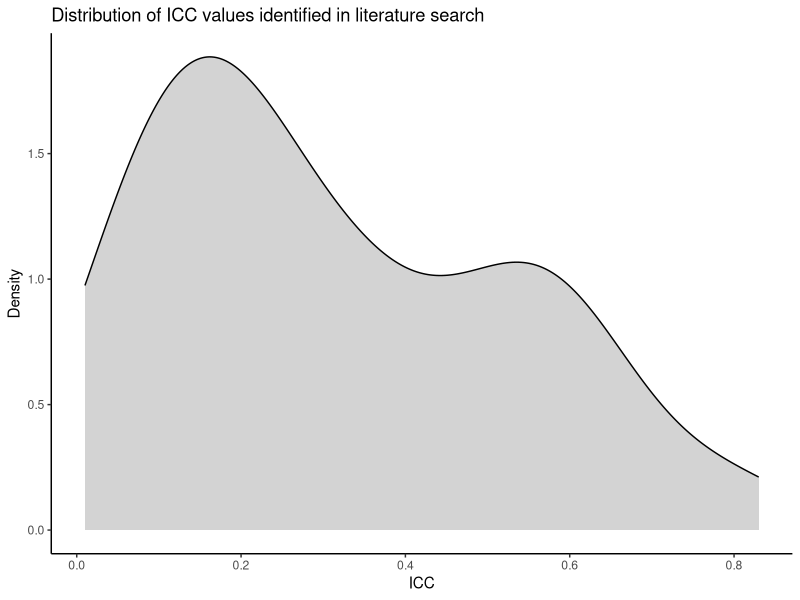
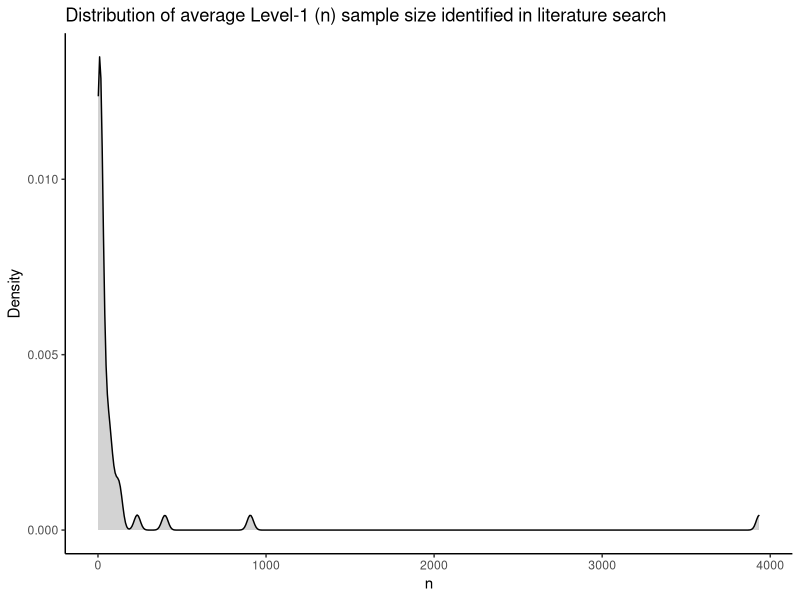
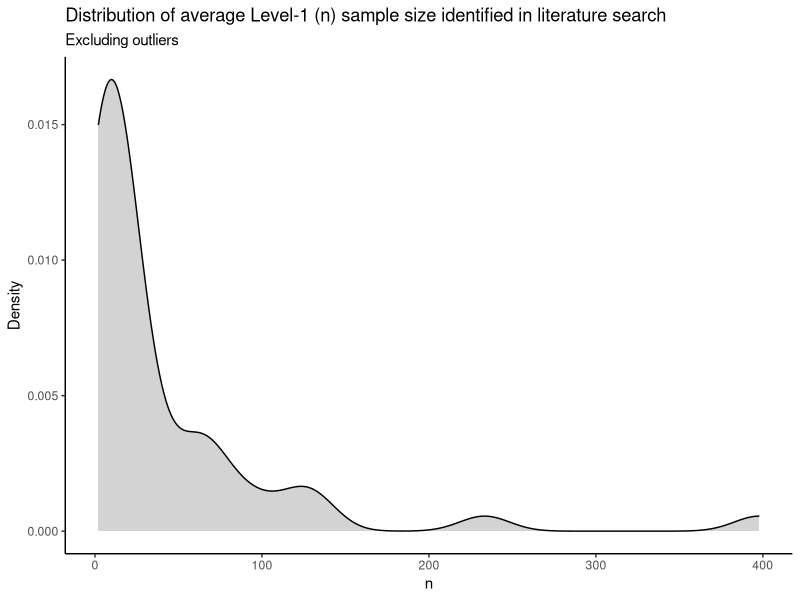
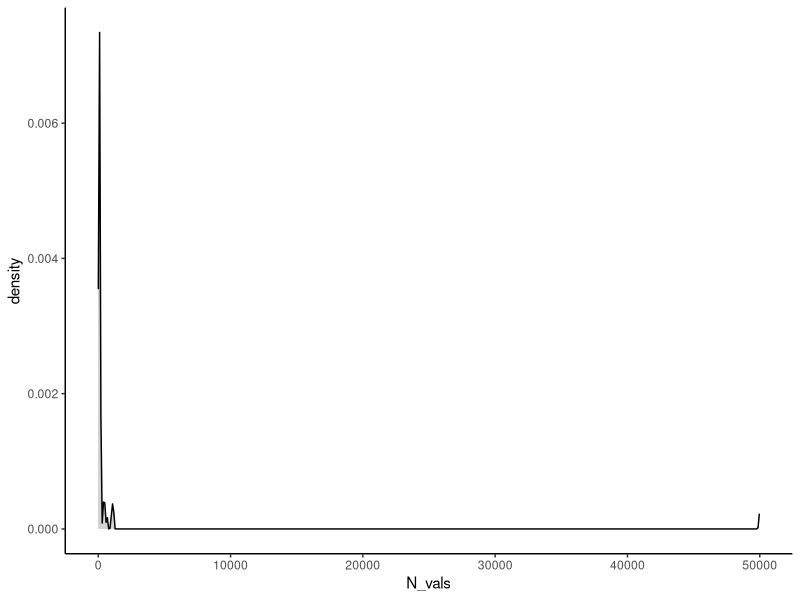
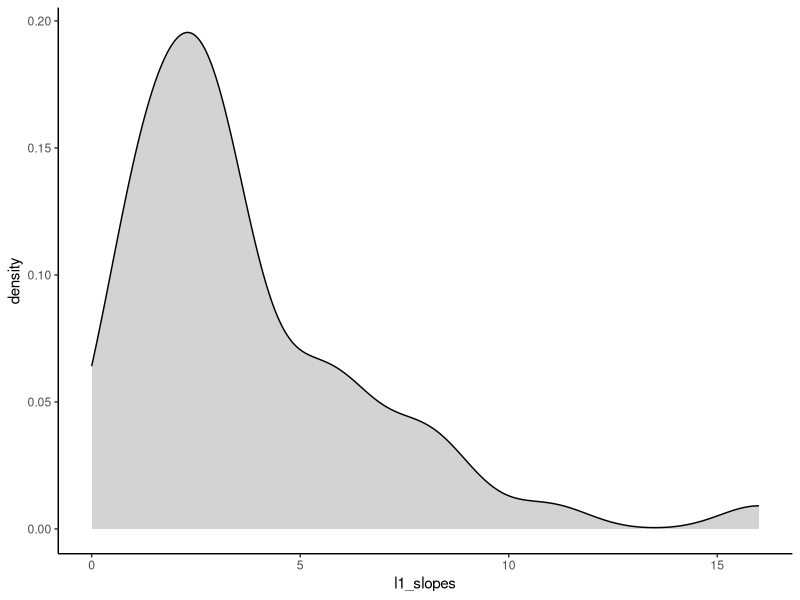
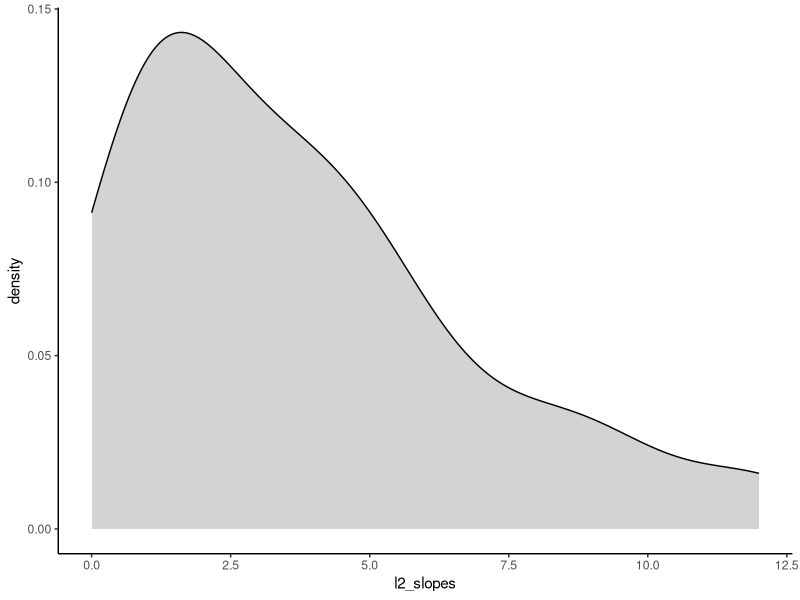
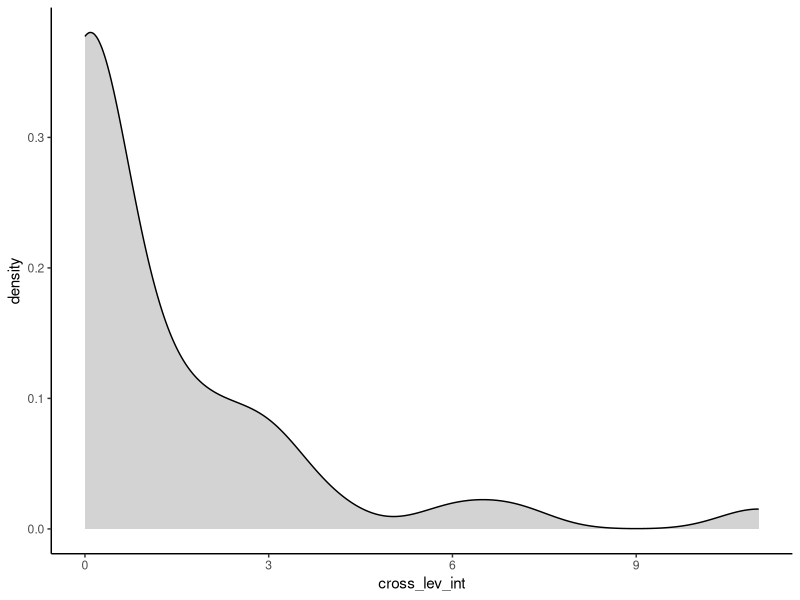
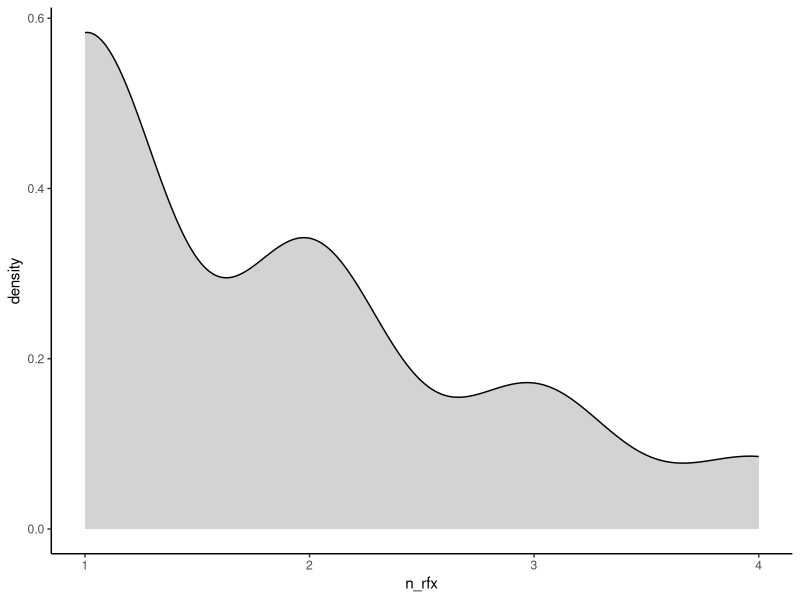

These charts were generated, in order, by the following R code:
###Let's plot the results of our literature search/review

#first load the ggplot2 package which we'll use to plot the results 
library(ggplot2)

#manually input the ICC values from the lit search spreadsheet 
icc_vals = c(0.62,0.48,0.52,0.55,0.36,0.33,0.47,0.17,0.25,0.44,0.12,
             0.24,0.27,0.32,0.38,0.22,0.56,0.49,0.4,0.01,0.13,0.22,0.23,
             0.39,0.74,0.8,0.27,0.5,0.58,0.66,0.62,0.34,0.11,0.29,0.65,
             0.51,0.59,0.57,0.06,0.04,0.09,0.17,0.01,0.21,0.63,0.14,0.19,
             0.16,0.57,0.2,0.16,0.14,0.05,0.07,0.08,0.13,0.07,0.34,0.06,
             0.21,0.18,0.32,0.12,0.17,0.03,0.83)
#save into a dataframe
icc_df = data.frame(icc_vals)

#make the plot
ggplot(icc_df, aes(x=icc_vals)) + 
  geom_density(fill = 'lightgrey') + scale_color_grey() + theme_classic() +
  labs(y = "Density", x = "ICC") + ggtitle("Distribution of ICC values identified in literature search")

#manually input the n (Level-1) sample size values
#note that there are two big outliers that we'll probably want to remove (~3935, ~906)
n_vals = c(3,15,7,3,66.7,19.5882352941176,2.33333333333333,49.6071428571429,
           8.15584415584416,14,2.93846153846154,96.65,62.43,16.9117647058824,
           7.91304347826087,14,6.6,31,129.714285714286,NA,3,131.393939393939,
           19.475,4,16.3333333333333,24.6944444444444,6,4.09473684210526,40.19,
           87.32,NA,8.31685393258427,3935.06349206349,NA,66.67,66.67,233.33,118,2,
           2,14.87,2,906.375,16,4.59863945578231,20,65,2.78889990089197,
           7.91891891891892,20,397.89,25.4259259259259,2)

n_df = data.frame(n_vals)

ggplot(n_df, aes(x=n_vals)) + 
  geom_density(fill = 'lightgrey') + scale_color_grey() + theme_classic() +
  labs(y = "Density", x = "n") + ggtitle("Distribution of average Level-1 (n) sample size identified in literature search")

n_df_no_out = data.frame(n_vals = n_vals[n_vals < 900])

ggplot(n_df_no_out, aes(x=n_vals)) + 
  geom_density(fill = 'lightgrey') + scale_color_grey() + theme_classic() +
  labs(y = "Density", x = "n") + ggtitle("Distribution of average Level-1 (n) sample size identified in literature search", subtitle = "Excluding outliers")

N_vals = c(114,190,70,419,447,110,17,102,84,77,164,130,20,
           58,68,92,87,84,146,7,1150,114,33,40,102,3,72,78,
           95,213,1091,129,109,445,63,3,3,150,83,48,39,648,
           56,33,52,147,49968,101,1009,74,74,81,81,91,54,171)

N_df = data.frame(N_vals)

ggplot(N_df, aes(x=N_vals)) + 
  geom_density(fill = 'lightgrey') + scale_color_grey() + theme_classic()

l1_slopes = c(3,6,1,2,2,16,8,3,3,4,5,2,3,3,5,1,1,3,1,3,1,4,3,2,5,3,2,6,2,8,11,
              2,1,2,0,3,1,9,6,7,8,3,3,1,6,2,1)

l1_slopes_df = data.frame(l1_slopes)

ggplot(l1_slopes_df, aes(x=l1_slopes)) + 
  geom_density(fill = 'lightgrey') + scale_color_grey() + theme_classic()

l2_slopes = c(1,9,1,2,10,12,1,4,1,2,3,5,5,5,8,1,5,7,8,0,	
              2,12,4,3,4,1,3,9,6,1,2,0,1,1,2,5,4,0,2,1,3,
              4,3,1,6,4,6,1)

l2_slopes_df = data.frame(l2_slopes)

ggplot(l2_slopes_df, aes(x=l2_slopes)) +
  geom_density(fill = 'lightgrey') + scale_color_grey() + theme_classic()

cross_lev_int = c(3,0,0,0,7,1,0,0,3,4,6,0,1,0,0,0,0,2,3,0,0,
                  11,0,0,0,1,1,2,0,0,2,0,0,0,1,2,0,0,0,3,1)

cross_lev_int_df = data.frame(cross_lev_int)

ggplot(cross_lev_int_df, aes(x=cross_lev_int)) +
  geom_density(fill = "lightgrey") + scale_color_grey() + theme_classic()

n_rfx = c(1,2,2,1,4,3,4,1,1,1,3,3,1,1,2,3,1,2,1,1,1,2,2,1,1,2,1,2)
n_rfx_df = data.frame(n_rfx)

ggplot(n_rfx_df, aes(x=n_rfx)) +
  geom_density(fill = "lightgrey") + scale_color_grey() + theme_classic()
